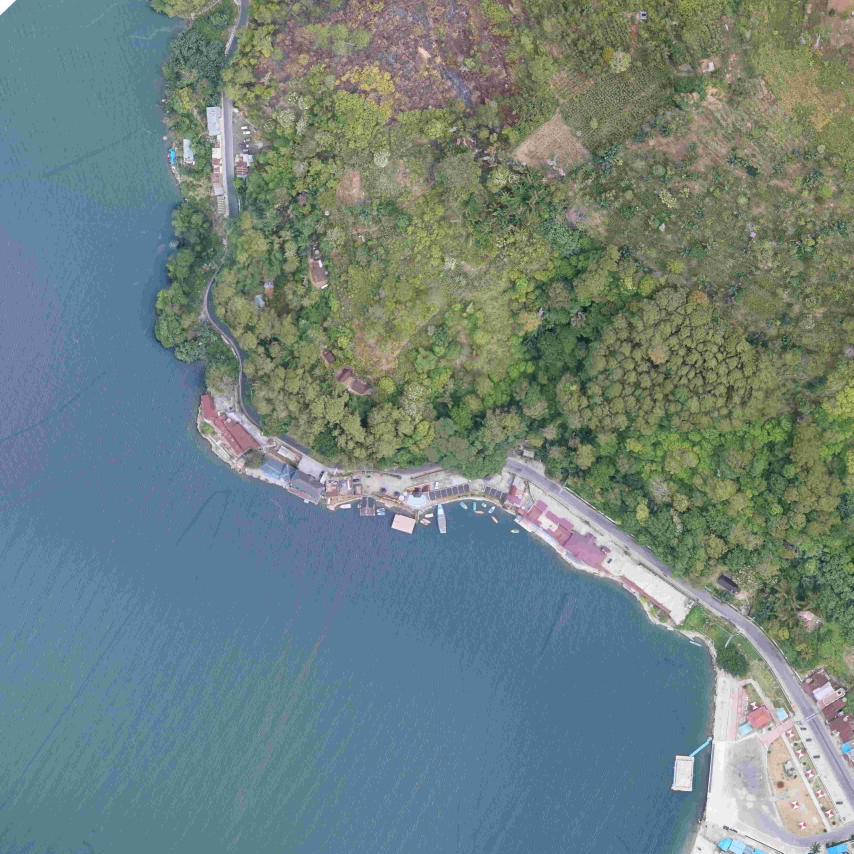
#> input picture raw/3.jpg, 4267 x 4267 px (shown at 1/5 size)
$ python resize.py --image raw/3.jpg
#> lines starting #> are read from the running program, lines starting #| are printed output that depends on the picture
import imutils
import cv2
import argparse

ap = argparse.ArgumentParser()
ap.add_argument("-i", "--image", required = True,
	help = "Path to the image")
args = vars(ap.parse_args())

image = cv2.imread(args["image"])
#> image is the input picture: shape (4267, 4267, 3); mean B, G, R 127.7, 130, 110.9


resized = imutils.resize(image, width = 300, height = 300)
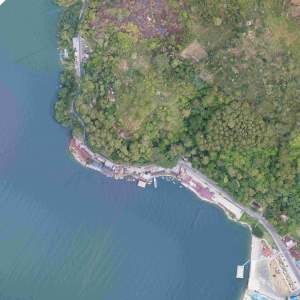
#> resized: shape (300, 300, 3); mean B, G, R 127.7, 130, 110.9

cv2.imshow("resized", resized)

cv2.imwrite("resized "+args["image"], resized)
